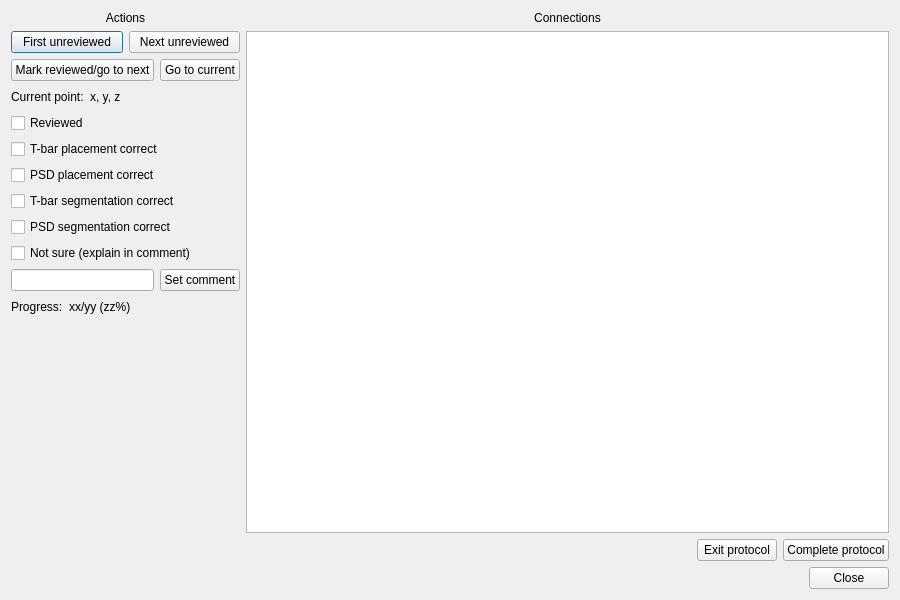
<?xml version="1.0" encoding="UTF-8"?>
<ui version="4.0">
 <class>ConnectionValidationProtocol</class>
 <widget class="QDialog" name="ConnectionValidationProtocol">
  <property name="geometry">
   <rect>
    <x>0</x>
    <y>0</y>
    <width>900</width>
    <height>600</height>
   </rect>
  </property>
  <property name="windowTitle">
   <string>Connection Validation Protocol</string>
  </property>
  <layout class="QVBoxLayout" name="verticalLayout" stretch="1,0,0">
   <item>
    <layout class="QHBoxLayout" name="horizontalLayout_2" stretch="0,1">
     <item>
      <layout class="QVBoxLayout" name="verticalLayout_2">
       <item>
        <widget class="QLabel" name="label_2">
         <property name="text">
          <string>Actions</string>
         </property>
         <property name="alignment">
          <set>Qt::AlignCenter</set>
         </property>
        </widget>
       </item>
       <item>
        <layout class="QHBoxLayout" name="horizontalLayout_3">
         <item>
          <widget class="QPushButton" name="firstButton">
           <property name="text">
            <string>First unreviewed</string>
           </property>
          </widget>
         </item>
         <item>
          <widget class="QPushButton" name="nextButton">
           <property name="text">
            <string>Next unreviewed</string>
           </property>
          </widget>
         </item>
        </layout>
       </item>
       <item>
        <layout class="QHBoxLayout" name="horizontalLayout_4">
         <item>
          <widget class="QPushButton" name="markAndNextButton">
           <property name="text">
            <string>Mark reviewed/go to next</string>
           </property>
          </widget>
         </item>
         <item>
          <widget class="QPushButton" name="gotoButton">
           <property name="text">
            <string>Go to current</string>
           </property>
          </widget>
         </item>
        </layout>
       </item>
       <item>
        <layout class="QHBoxLayout" name="horizontalLayout_5">
         <item>
          <widget class="QLabel" name="label_3">
           <property name="text">
            <string>Current point:</string>
           </property>
          </widget>
         </item>
         <item>
          <widget class="QLabel" name="currentLabel">
           <property name="text">
            <string>x, y, z</string>
           </property>
          </widget>
         </item>
         <item>
          <spacer name="horizontalSpacer_2">
           <property name="orientation">
            <enum>Qt::Horizontal</enum>
           </property>
           <property name="sizeHint" stdset="0">
            <size>
             <width>40</width>
             <height>20</height>
            </size>
           </property>
          </spacer>
         </item>
        </layout>
       </item>
       <item>
        <widget class="QCheckBox" name="reviewedBox">
         <property name="text">
          <string>Reviewed</string>
         </property>
        </widget>
       </item>
       <item>
        <widget class="QCheckBox" name="tbarCheckBox">
         <property name="text">
          <string>T-bar placement correct</string>
         </property>
        </widget>
       </item>
       <item>
        <widget class="QCheckBox" name="psdCheckBox">
         <property name="text">
          <string>PSD placement correct</string>
         </property>
        </widget>
       </item>
       <item>
        <widget class="QCheckBox" name="tbarSegCheckBox">
         <property name="text">
          <string>T-bar segmentation correct</string>
         </property>
        </widget>
       </item>
       <item>
        <widget class="QCheckBox" name="psdSegCheckBox">
         <property name="text">
          <string>PSD segmentation correct</string>
         </property>
        </widget>
       </item>
       <item>
        <widget class="QCheckBox" name="notSureBox">
         <property name="text">
          <string>Not sure (explain in comment)</string>
         </property>
        </widget>
       </item>
       <item>
        <layout class="QHBoxLayout" name="horizontalLayout_7">
         <item>
          <widget class="QLineEdit" name="commentEdit"/>
         </item>
         <item>
          <widget class="QPushButton" name="setCommentButton">
           <property name="text">
            <string>Set comment</string>
           </property>
          </widget>
         </item>
        </layout>
       </item>
       <item>
        <layout class="QHBoxLayout" name="horizontalLayout_6">
         <item>
          <widget class="QLabel" name="label_4">
           <property name="text">
            <string>Progress:</string>
           </property>
          </widget>
         </item>
         <item>
          <widget class="QLabel" name="progressLabel">
           <property name="text">
            <string>xx/yy (zz%)</string>
           </property>
          </widget>
         </item>
         <item>
          <spacer name="horizontalSpacer_3">
           <property name="orientation">
            <enum>Qt::Horizontal</enum>
           </property>
           <property name="sizeHint" stdset="0">
            <size>
             <width>40</width>
             <height>20</height>
            </size>
           </property>
          </spacer>
         </item>
        </layout>
       </item>
       <item>
        <spacer name="verticalSpacer">
         <property name="orientation">
          <enum>Qt::Vertical</enum>
         </property>
         <property name="sizeHint" stdset="0">
          <size>
           <width>20</width>
           <height>40</height>
          </size>
         </property>
        </spacer>
       </item>
      </layout>
     </item>
     <item>
      <layout class="QVBoxLayout" name="verticalLayout_4" stretch="0,0">
       <item>
        <widget class="QLabel" name="label_7">
         <property name="text">
          <string>Connections</string>
         </property>
         <property name="alignment">
          <set>Qt::AlignCenter</set>
         </property>
        </widget>
       </item>
       <item>
        <widget class="QTableView" name="sitesTableView">
         <property name="editTriggers">
          <set>QAbstractItemView::NoEditTriggers</set>
         </property>
         <property name="selectionMode">
          <enum>QAbstractItemView::SingleSelection</enum>
         </property>
         <property name="selectionBehavior">
          <enum>QAbstractItemView::SelectRows</enum>
         </property>
        </widget>
       </item>
      </layout>
     </item>
    </layout>
   </item>
   <item>
    <layout class="QHBoxLayout" name="horizontalLayout">
     <item>
      <spacer name="horizontalSpacer">
       <property name="orientation">
        <enum>Qt::Horizontal</enum>
       </property>
       <property name="sizeHint" stdset="0">
        <size>
         <width>40</width>
         <height>20</height>
        </size>
       </property>
      </spacer>
     </item>
     <item>
      <widget class="QPushButton" name="exitButton">
       <property name="text">
        <string>Exit protocol</string>
       </property>
      </widget>
     </item>
     <item>
      <widget class="QPushButton" name="completeButton">
       <property name="text">
        <string>Complete protocol</string>
       </property>
      </widget>
     </item>
    </layout>
   </item>
   <item>
    <widget class="QDialogButtonBox" name="buttonBox">
     <property name="orientation">
      <enum>Qt::Horizontal</enum>
     </property>
     <property name="standardButtons">
      <set>QDialogButtonBox::Close</set>
     </property>
    </widget>
   </item>
  </layout>
 </widget>
 <resources/>
 <connections>
  <connection>
   <sender>buttonBox</sender>
   <signal>accepted()</signal>
   <receiver>ConnectionValidationProtocol</receiver>
   <slot>accept()</slot>
   <hints>
    <hint type="sourcelabel">
     <x>248</x>
     <y>254</y>
    </hint>
    <hint type="destinationlabel">
     <x>157</x>
     <y>274</y>
    </hint>
   </hints>
  </connection>
  <connection>
   <sender>buttonBox</sender>
   <signal>rejected()</signal>
   <receiver>ConnectionValidationProtocol</receiver>
   <slot>reject()</slot>
   <hints>
    <hint type="sourcelabel">
     <x>316</x>
     <y>260</y>
    </hint>
    <hint type="destinationlabel">
     <x>286</x>
     <y>274</y>
    </hint>
   </hints>
  </connection>
 </connections>
</ui>
